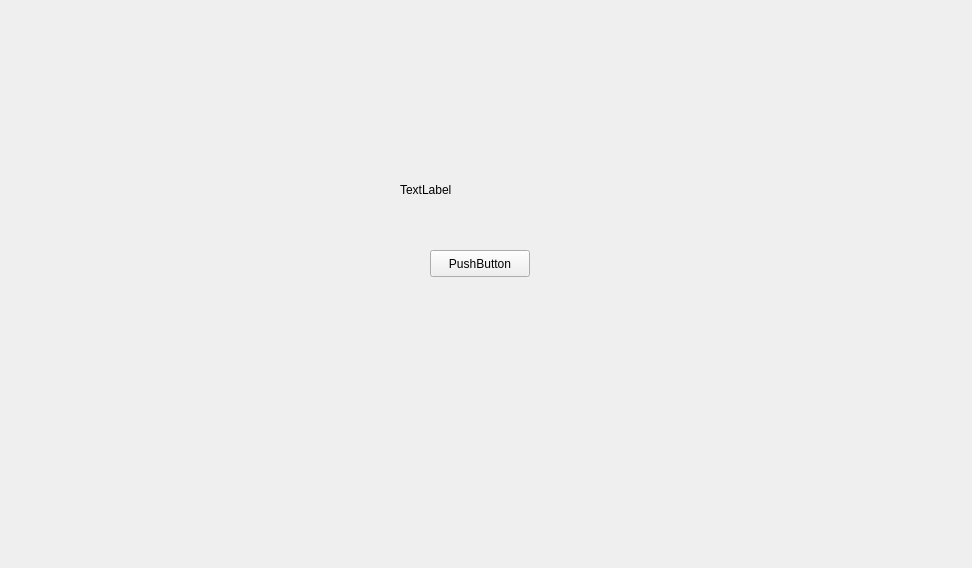
<?xml version="1.0" encoding="UTF-8"?>
<ui version="4.0">
 <class>SecondWindow</class>
 <widget class="QWidget" name="SecondWindow">
  <property name="geometry">
   <rect>
    <x>0</x>
    <y>0</y>
    <width>972</width>
    <height>568</height>
   </rect>
  </property>
  <property name="windowTitle">
   <string>L.S.P.</string>
  </property>
  <widget class="QPushButton" name="pushButton">
   <property name="geometry">
    <rect>
     <x>430</x>
     <y>250</y>
     <width>100</width>
     <height>27</height>
    </rect>
   </property>
   <property name="text">
    <string>PushButton</string>
   </property>
  </widget>
  <widget class="QLabel" name="label">
   <property name="geometry">
    <rect>
     <x>400</x>
     <y>180</y>
     <width>70</width>
     <height>19</height>
    </rect>
   </property>
   <property name="text">
    <string>TextLabel</string>
   </property>
  </widget>
 </widget>
 <resources/>
 <connections/>
</ui>
